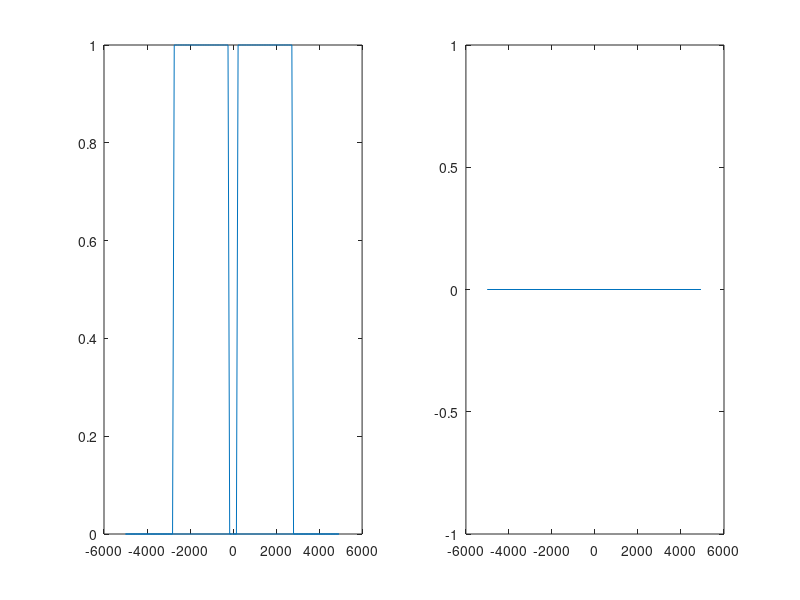
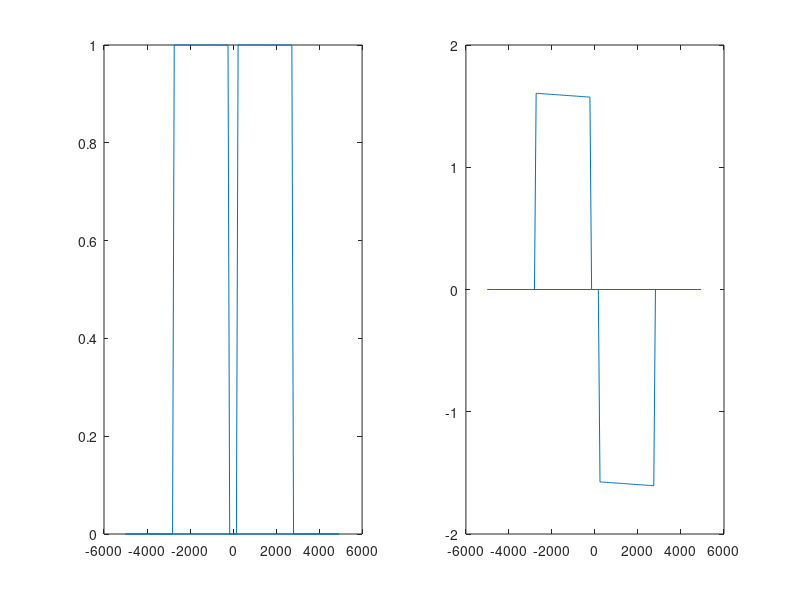
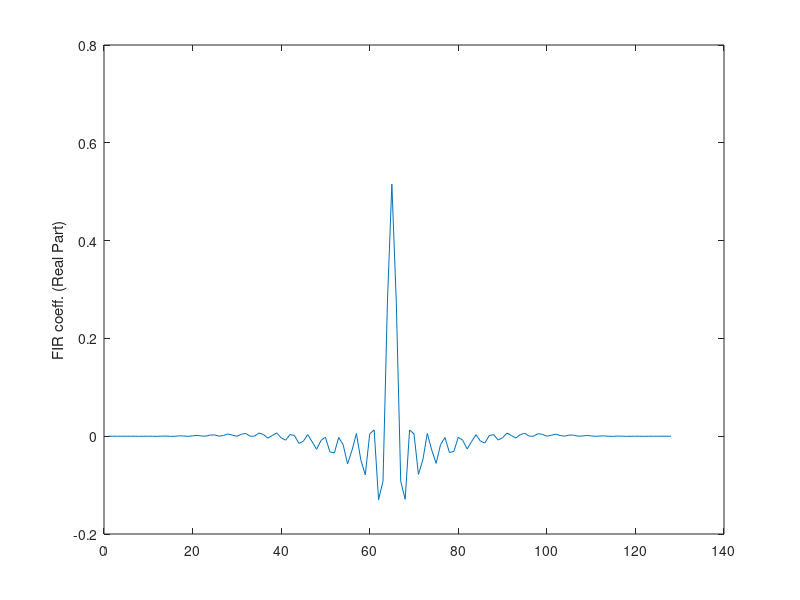
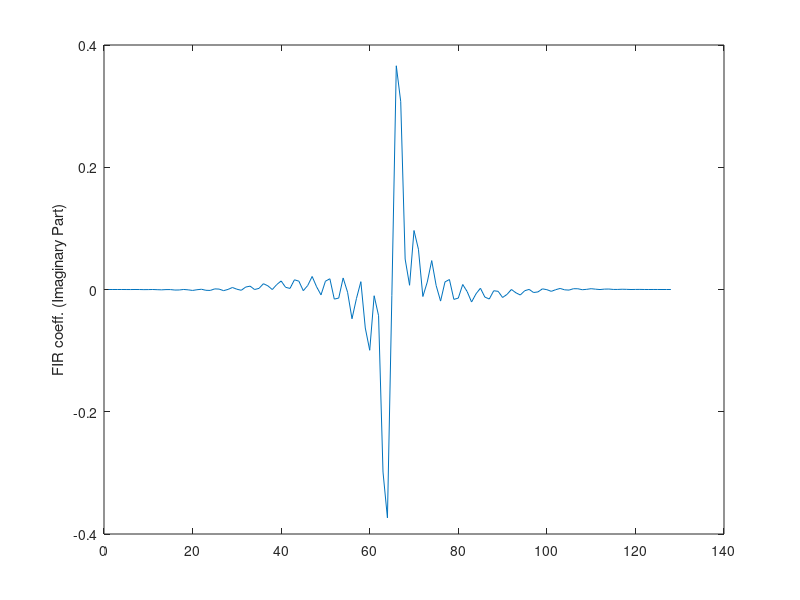

MATLAB code to generate these figures, in order:
clear;

%-------Modify if you need -------------------------------------------

% Define Pass Band: f1(Hz) to f2(Hz)
fL=200;
fH=2700;

%Sampling frequency
fs=10e3;

%Number of Taps
Ndat=128;

%Set a Window function
%wf=ones(Ndat,1);
%wf=hanning(Ndat);
%wf=hamming(Ndat);
wf=blackman(Ndat);
%wf=bartlett(Ndat);

amp_balance=1.00;
ph_error=0;  %[deg]
delay=-2e-6; %[sec]
%--------------------------------------------------------------------




%---------- Calc. complex FIR coeff. ---------------------
fx=[ [0:Ndat/2-1] [-Ndat/2:-1] ].*(fs/Ndat); 

ka=round( fL/(fs/Ndat) ); kb=round( fH/(fs/Ndat) );
if (ka==0) ka=1; end
if (kb>=(Ndat/2-2)) kb=Ndat/2-2; end

fresH=zeros(1,Ndat/2);
fresH(ka+1:kb+1)=1;

I_fres=[fresH 0 fresH(end:-1:2) ];

ph_v= ( 2.*( (fx>=0)-0.5 ) ).*( -pi/2 + pi*ph_error/180);
ph_v=exp( sqrt(-1).*ph_v );
dl_v=exp( sqrt(-1).*2.*pi.*fx.*delay);

Q_fres=I_fres.*ph_v.*dl_v;

figure(1)
subplot(1,2,1)
plot(fx,abs(I_fres));
subplot(1,2,2)
plot(fx,arg(I_fres));

figure(2)
subplot(1,2,1)
plot(fx,abs(Q_fres));
subplot(1,2,2)
plot(fx,arg(Q_fres));


I_ipr=ifft(I_fres);
Q_ipr=ifft(Q_fres);

Ich=[real(I_ipr(Ndat/2+1:end)) real(I_ipr(1:Ndat/2))];
Qch=[real(Q_ipr(Ndat/2+1:end)) real(Q_ipr(1:Ndat/2))];
Ich=Ich.*wf.'; Qch=Qch.*wf.';


figure(3); plot(Ich); ylabel('FIR coeff. (Real Part)');
figure(4); plot(Qch); ylabel('FIR coeff. (Imaginary Part)');



k=8;
[hr,fr]=freqz(Ich,[1], Ndat*k*2,'whole',fs);
hr=[hr(Ndat*k+1:end); hr(1:Ndat*k)];
fr=fr-fs/2;

figure(5)
subplot(1,2,1)
plot(fr, 20.*log10( abs(hr)) );
xlabel('Frequency(Hz)');
ylabel('Response(dB)');
grid on;
axis([fL-300, fL+300, -80 10]);

subplot(1,2,2)
plot(fr, 20.*log10( abs(hr)) );
xlabel('Frequency(Hz)');
ylabel('Response(dB)');
grid on;
axis([fH-300, fH+300, -80 10]);





%--- Convert format to Q1.15 & Create Header file -------------
Icoeff=round(Ich*32767*0.5);
Qcoeff=round(Qch*32767*0.5*amp_balance);

Icoeff=Icoeff+(Icoeff<0)*65536;
Qcoeff=Qcoeff+(Qcoeff<0)*65536;

FID=fopen("H_filter.h", "w");


fprintf(FID, "#define fs %d\n" , fs);
fprintf(FID, "const fractional H_Re[%d]={\n" , Ndat);

for p=[1:Ndat-1]
fprintf(FID,"0x%04x,\n", Icoeff(p));  
end;
fprintf(FID,"0x%04x\n", Icoeff(Ndat) );
fprintf(FID,"};\n");

fprintf(FID, "const fractional H_Im[%d]={\n" , Ndat);
for p=[1:Ndat-1]
fprintf(FID,"0x%04x,\n", Qcoeff(p) );  
end;
fprintf(FID,"0x%04x\n",  Qcoeff(Ndat) );
fprintf(FID,"};\n");

fclose(FID);

